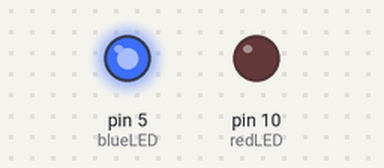
Bench run of a sketch on a simulated Arduino Uno, built with avr-gcc and run on an emulated ATmega328P. Parts: output pins drawn as LEDs (lit = HIGH).

Above: at 0.5 s.
At 2.5 s:
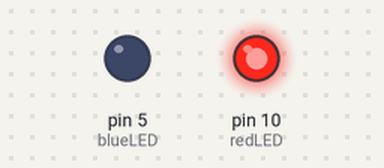
At 3.5 s:
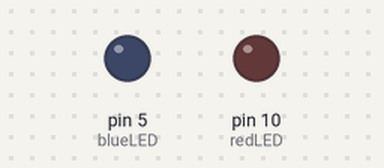
Timing chart, 0 to 5.2 s (numbered marks = the images above):
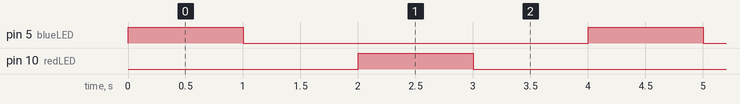

The sketch:

blinkRedBlue.ino
```cpp
int blueLED  = 5 ;  // connect PIN 5 to BLUE pin of RGB LED
int redLED   = 10 ; // connect PIN 10 to RED pin of RGB LED

void setup() {
  // put your setup code here, to run once:
  pinMode ( blueLED , OUTPUT) ;
  pinMode ( redLED  , OUTPUT) ;
}

void loop() {
  // put your main code here, to run repeatedly:

  //  blue
  digitalWrite ( blueLED , HIGH ) ;   // turn LED on
  delay ( 1000 ) ;  // wait a bit == 1 second
  digitalWrite ( blueLED, LOW ) ;  // turn LED off
  delay  (1000 ) ; // wait a bit

  //  red
  digitalWrite ( redLED , HIGH ) ;
  delay ( 1000 ) ;  // wait a bit == 1 second
  digitalWrite ( redLED, LOW ) ;  // turn LED off
  delay  (1000 ) ; // wait a bit
}
```

Measured:
- by itself, pin 5 (blueLED), pin 10 (redLED): alternates HIGH for 1.0 s and LOW for 3.0 s
- by itself, everything shown: repeats every 4.0 s, in 4 steps
